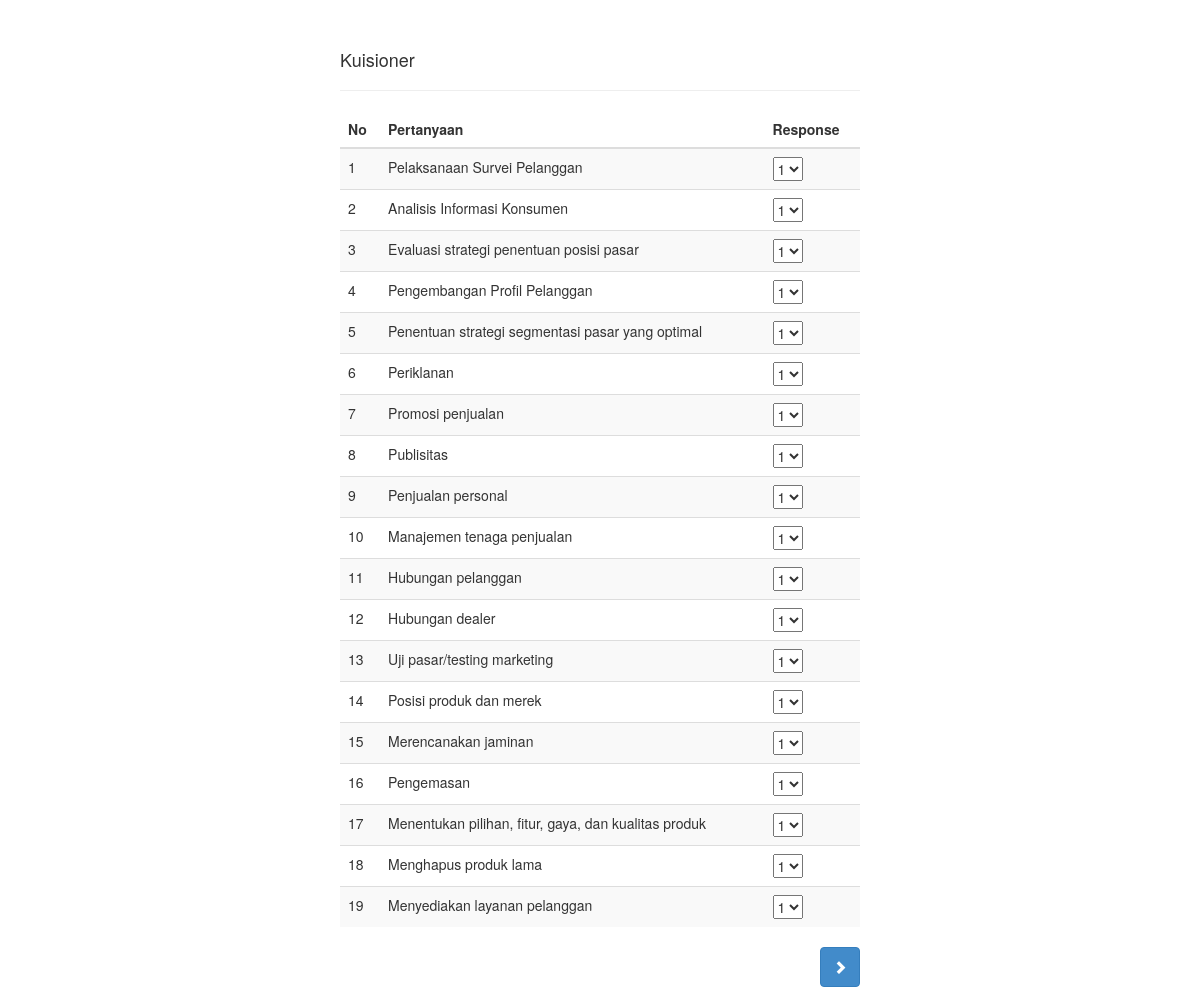
/kuisioner5.php, run on the app's committed database.
### tables this page shows
CREATE TABLE `tbl_pertanyaan` (
  `id_pertanyaan` int(11) NOT NULL,
  `pertanyaan` text NOT NULL,
  `id_domain` varchar(50) DEFAULT NULL,
  `id_subdomain` varchar(50) DEFAULT NULL,
  `id_subsubdomain` varchar(50) DEFAULT NULL
);

### kuisioner5.php (the view, shortened to what this page needs)
<?php
  require_once('koneksi.php');
  $no = 1;
  $satu = 1;
  $sql = "SELECT * FROM tbl_pertanyaan where id_pertanyaan >=16 and id_pertanyaan <=20";
  $result = mysqli_query($db,$sql);
  $sql2 = "SELECT * FROM tbl_pertanyaan where id_pertanyaan >=21 and id_pertanyaan <=27";
  $result2 = mysqli_query($db,$sql2);
  $sql3 = "SELECT * FROM tbl_pertanyaan where id_pertanyaan >=28 and id_pertanyaan <=34";
  $result3 = mysqli_query($db,$sql3);
?>
<!DOCTYPE html>
<html lang="en">
  <head>
    <link rel="stylesheet" href="https://maxcdn.bootstrapcdn.com/bootstrap/3.4.0/css/bootstrap.min.css">
    <link href="bootstrap.min.css" rel="stylesheet">
    <link href="dashboard.css" rel="stylesheet">
  </head>
  <body>
    <div class="container-fluid">
      <div class="row">
        <div class="col-sm-9 col-sm-offset-3 col-md-6 col-md-offset-3 main">
          <div class="sub-header">
            <h4>Kuisioner</h4>
          </div>
          <div class="table-responsive">
            <br>
            <form method="post">
              <table class="table table-striped">
               <thead>
                  <tr>
                    <th>No</th>
                    <th>Pertanyaan</th>
                    <th>Response</th>
                  </tr>
                </thead>
                <tbody>
                  <?php
                    while($tampil = mysqli_fetch_array($result,MYSQLI_ASSOC)){
                  ?>
                  <tr>
                    <td><?php echo $no++;?></td>
                    <td><?php echo $tampil['pertanyaan']?></td>
                    <td>
                      <select name="sdom1[]">
                        <option value="<?php echo $satu;?>">1</option>
                      </select>
                    </td>
                  </tr>
                  <?php
                    }
                  ?>
                  <?php
                    while($tampil2 = mysqli_fetch_array($result2,MYSQLI_ASSOC)){
                  ?>
                  <tr>
                    <td><?php echo $no++;?></td>
                    <td><?php echo $tampil2['pertanyaan']?></td>
                    <td>
                      <select name="sdom2[]">
                        <option value="<?php echo $satu;?>">1</option>
                      </select>
                    </td>
                  </tr>
                  <?php
                    }
                  ?>
                  <?php
                    while($tampil3 = mysqli_fetch_array($result3,MYSQLI_ASSOC)){
                  ?>
                  <tr>
                    <td><?php echo $no++;?></td>
                    <td><?php echo $tampil3['pertanyaan']?></td>
                    <td>
                      <select name="sdom3[]">
                        <option value="<?php echo $satu;?>">1</option>
                      </select>
                    </td>
                  </tr>
                  <?php
                    }
                  ?>
                </tbody>
               </table>
              <div style="float: right;">
                <button style="float: right; height:40px;" type="submit" class="btn btn-primary" name="submit2"><span class="glyphicon glyphicon-chevron-right"></span></button>
              </div>
            </form>
          </div>
        </div>
      </div>
    </div>
  </body>
</html>

### dashboard.css (style rules this page uses)
body { padding-top: 20px; }
.sub-header { padding-bottom: 10px; border-bottom: 1px solid #eee; }
.main { padding: 20px; }
@media (min-width: 768px) { .main { padding-right: 40px; padding-left: 40px; } }

### data on the page
tbl_pertanyaan: pertanyaan "Pelaksanaan Survei Pelanggan"
tbl_pertanyaan: pertanyaan "Analisis Informasi Konsumen"
tbl_pertanyaan: pertanyaan "Evaluasi strategi penentuan posisi pasar"
tbl_pertanyaan: pertanyaan "Pengembangan Profil Pelanggan"
tbl_pertanyaan: pertanyaan "Penentuan strategi segmentasi pasar yang optimal"
tbl_pertanyaan: pertanyaan "Periklanan"
tbl_pertanyaan: pertanyaan "Promosi penjualan"
tbl_pertanyaan: pertanyaan "Publisitas"
tbl_pertanyaan: pertanyaan "Penjualan personal"
tbl_pertanyaan: pertanyaan "Manajemen tenaga penjualan"
tbl_pertanyaan: pertanyaan "Hubungan pelanggan"
tbl_pertanyaan: pertanyaan "Hubungan dealer"
tbl_pertanyaan: pertanyaan "Uji pasar/testing marketing"
tbl_pertanyaan: pertanyaan "Posisi produk dan merek"
tbl_pertanyaan: pertanyaan "Merencanakan jaminan"
tbl_pertanyaan: pertanyaan "Pengemasan"
tbl_pertanyaan: pertanyaan "Menentukan pilihan, fitur, gaya, dan kualitas produk"
tbl_pertanyaan: pertanyaan "Menghapus produk lama"
tbl_pertanyaan: pertanyaan "Menyediakan layanan pelanggan"
